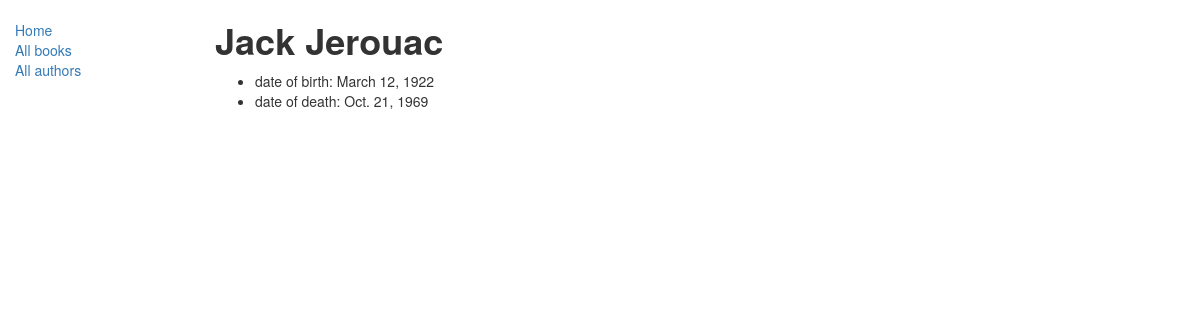
/catalog/author/2, run on the app's committed database.
### catalog/models.py (models this page shows, shortened)
class Author(models.Model):
        first_name = models.CharField(max_length=100)
        last_name = models.CharField(max_length=100)
        date_of_birth = models.DateField(null=True, blank=True)
        date_of_death = models.DateField('Died', null=True, blank=True)
        class Meta:
            ordering = ["last_name", "first_name"]

### catalog/views.py (the view)
# urls.py: path('author/<int:pk>', views.AuthorDetailView.as_view(), name='author-detail'),
class AuthorDetailView(generic.DetailView):
    model = Author

### catalog/templates/catalog/author_detail.html
{% extends "base_generic.html" %}
{% block content %}
    <h1><strong>{{ author.first_name }} {{ author.last_name }}</strong></h1>
    <div>
        <ul>
        <li>date of birth: {{ author.date_of_birth }}</li>
        <li>date of death: {{ author.date_of_death }}</li>
        </ul>
    </div>
{% endblock %}

### data on the page
Author: first_name "Jack", last_name "Jerouac", date_of_birth "March 12, 1922", date_of_death "Oct. 21, 1969"
